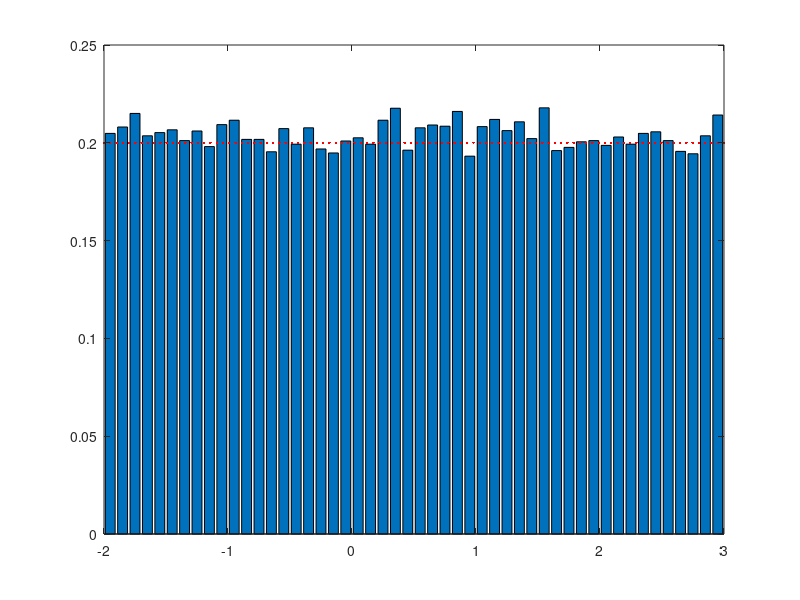

The MATLAB script that drew this image:
clear variables;
close all;

a=-2;
b=3;
N=50000;


X=-2+5*rand(1,N);
[h,xout]=hist(X,50);
h=h/trapz(xout,h);
bar(xout,h)
x=linspace(a,b); 
f=1/(b-a);
hold on;
plot(x,f,'r')

E_th=(a+b)/2;
V_th=(b-a)^2/12;
Sigma_th=sqrt(V_th);

E_emp=mean(X);
Sigma_emp=std(X);